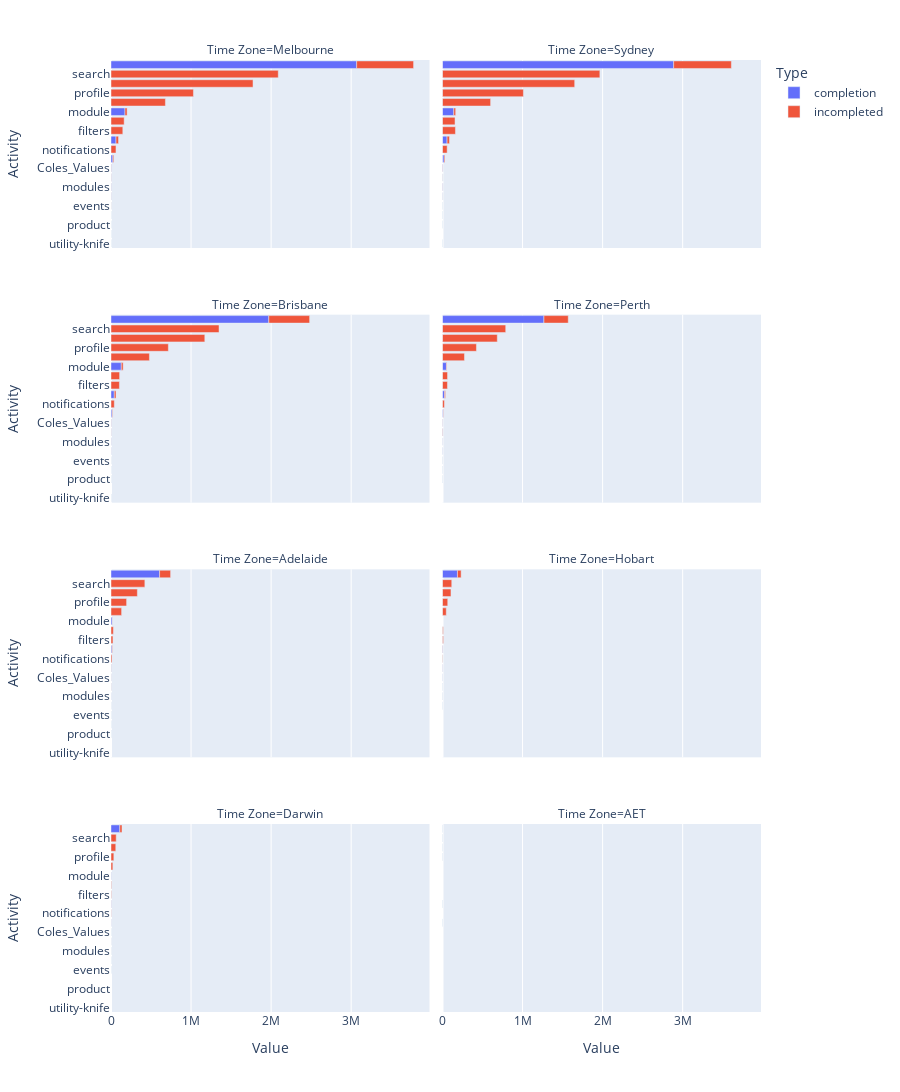

Write notebook code for a chart like this one.
### Markdown cell above
Activity by Zone

### Code cell
activities = summarised_all.groupby(['Time Zone', 'activity_adjusted'])[['id', 'completion']].sum()

activities['incompleted'] = activities['id'] - activities['completion']
activities = activities[['completion', 'incompleted']].stack().reset_index()
activities.columns = ['Time Zone', 'Activity', 'Type', 'Value']


activity_list = activities.groupby('Activity')['Value'].sum().reset_index().sort_values('Value', ascending=False)['Activity']
zone_list = activities.groupby('Time Zone')['Value'].sum().reset_index().sort_values('Value', ascending=False)['Time Zone']


fig = px.bar(activities, y='Activity', x='Value', color='Type', facet_col='Time Zone', facet_col_wrap=2, 
             category_orders={'Activity': list(activity_list),
                              'Time Zone': list(zone_list)},
             orientation='h', height=1600)

fig.show()

### Figure 1 — Plotly figure (JSON) as saved in the notebook; plotly's stock layout.template omitted (floating-point values rounded to 4 significant figures)
{"data": [{"alignmentgroup": "True", "hovertemplate": "Type=completion<br>Time Zone=Melbourne<br>Value=%{x}<br>Activity=%{y}<extra></extra>", "legendgroup": "completion", "marker": {"color": "#636efa"}, "name": "completion", "offsetgroup": "completion", "orientation": "h", "showlegend": true, "textposition": "auto", "type": "bar", "x": [4495, 3068520, 0, 62587, 0, 0, 0, 0, 23061, 0, 174794, 3060, 1928, 0, 0, 0, 0, 0, 0, 1745], "xaxis": "x7", "y": ["Coles_Values", "activities", "analytics", "course", "dashboard", "events", "explore", "filters", "interactive_video", "learning", "module", "modules", "move-smart-stay-safe", "notifications", "product", "profile", "reward", "search", "utility-knife", "video"], "yaxis": "y7"}, {"alignmentgroup": "True", "hovertemplate": "Type=completion<br>Time Zone=Sydney<br>Value=%{x}<br>Activity=%{y}<extra></extra>", "legendgroup": "completion", "marker": {"color": "#636efa"}, "name": "completion", "offsetgroup": "completion", "orientation": "h", "showlegend": false, "textposition": "auto", "type": "bar", "x": [3367, 2887375, 57081, 0, 0, 0, 0, 20735, 0, 140734, 3382, 1570, 0, 0, 0, 0, 0, 1, 1509], "xaxis": "x8", "y": ["Coles_Values", "activities", "course", "dashboard", "events", "explore", "filters", "interactive_video", "learning", "module", "modules", "move-smart-stay-safe", "notifications", "product", "profile", "reward", "search", "utility-knife", "video"], "yaxis": "y8"}, {"alignmentgroup": "True", "hovertemplate": "Type=completion<br>Time Zone=Brisbane<br>Value=%{x}<br>Activity=%{y}<extra></extra>", "legendgroup": "completion", "marker": {"color": "#636efa"}, "name": "completion", "offsetgroup": "completion", "orientation": "h", "showlegend": false, "textposition": "auto", "type": "bar", "x": [2385, 1971002, 41108, 0, 0, 0, 0, 13283, 0, 128598, 2148, 1040, 0, 0, 0, 0, 0, 1, 1184], "xaxis": "x5", "y": ["Coles_Values", "activities", "course", "dashboard", "events", "explore", "filters", "interactive_video", "learning", "module", "modules", "move-smart-stay-safe", "notifications", "product", "profile", "reward", "search", "utility-knife", "video"], "yaxis": "y5"}, {"alignmentgroup": "True", "hovertemplate": "Type=completion<br>Time Zone=Perth<br>Value=%{x}<br>Activity=%{y}<extra></extra>", "legendgroup": "completion", "marker": {"color": "#636efa"}, "name": "completion", "offsetgroup": "completion", "orientation": "h", "showlegend": false, "textposition": "auto", "type": "bar", "x": [1754, 1267019, 24647, 0, 0, 0, 0, 9023, 0, 49514, 1296, 766, 0, 0, 0, 0, 0, 2808], "xaxis": "x6", "y": ["Coles_Values", "activities", "course", "dashboard", "events", "explore", "filters", "interactive_video", "learning", "module", "modules", "move-smart-stay-safe", "notifications", "product", "profile", "reward", "search", "video"], "yaxis": "y6"}, {"alignmentgroup": "True", "hovertemplate": "Type=completion<br>Time Zone=Adelaide<br>Value=%{x}<br>Activity=%{y}<extra></extra>", "legendgroup": "completion", "marker": {"color": "#636efa"}, "name": "completion", "offsetgroup": "completion", "orientation": "h", "showlegend": false, "textposition": "auto", "type": "bar", "x": [942, 607288, 11597, 0, 0, 0, 0, 3521, 0, 15811, 790, 330, 0, 0, 0, 0, 0, 751], "xaxis": "x3", "y": ["Coles_Values", "activities", "course", "dashboard", "events", "explore", "filters", "interactive_video", "learning", "module", "modules", "move-smart-stay-safe", "notifications", "product", "profile", "reward", "search", "video"], "yaxis": "y3"}, {"alignmentgroup": "True", "hovertemplate": "Type=completion<br>Time Zone=Hobart<br>Value=%{x}<br>Activity=%{y}<extra></extra>", "legendgroup": "completion", "marker": {"color": "#636efa"}, "name": "completion", "offsetgroup": "completion", "orientation": "h", "showlegend": false, "textposition": "auto", "type": "bar", "x": [197, 186807, 4020, 0, 0, 0, 1287, 0, 171, 90, 0, 0, 0, 104], "xaxis": "x4", "y": ["Coles_Values", "activities", "course", "dashboard", "explore", "filters", "interactive_video", "learning", "modules", "move-smart-stay-safe", "notifications", "profile", "search", "video"], "yaxis": "y4"}, {"alignmentgroup": "True", "hovertemplate": "Type=completion<br>Time Zone=Darwin<br>Value=%{x}<br>Activity=%{y}<extra></extra>", "legendgroup": "completion", "marker": {"color": "#636efa"}, "name": "completion", "offsetgroup": "completion", "orientation": "h", "showlegend": false, "textposition": "auto", "type": "bar", "x": [101, 109972, 2253, 0, 0, 0, 0, 822, 0, 3500, 183, 104, 0, 0, 0, 154], "xaxis": "x", "y": ["Coles_Values", "activities", "course", "dashboard", "events", "explore", "filters", "interactive_video", "learning", "module", "modules", "move-smart-stay-safe", "notifications", "profile", "search", "video"], "yaxis": "y"}, {"alignmentgroup": "True", "hovertemplate": "Type=completion<br>Time Zone=AET<br>Value=%{x}<br>Activity=%{y}<extra></extra>", "legendgroup": "completion", "marker": {"color": "#636efa"}, "name": "completion", "offsetgroup": "completion", "orientation": "h", "showlegend": false, "textposition": "auto", "type": "bar", "x": [23, 2, 4, 0, 0, 0], "xaxis": "x2", "y": ["activities", "course", "interactive_video", "learning", "profile", "search"], "yaxis": "y2"}, {"alignmentgroup": "True", "hovertemplate": "Type=incompleted<br>Time Zone=Melbourne<br>Value=%{x}<br>Activity=%{y}<extra></extra>", "legendgroup": "incompleted", "marker": {"color": "#EF553B"}, "name": "incompleted", "offsetgroup": "incompleted", "orientation": "h", "showlegend": true, "textposition": "auto", "type": "bar", "x": [2637, 710927, 15, 31412, 679771, 599, 164420, 147648, 11514, 1774133, 26313, 1127, 902, 62154, 1, 1029821, 28, 2089306, 1, 1603], "xaxis": "x7", "y": ["Coles_Values", "activities", "analytics", "course", "dashboard", "events", "explore", "filters", "interactive_video", "learning", "module", "modules", "move-smart-stay-safe", "notifications", "product", "profile", "reward", "search", "utility-knife", "video"], "yaxis": "y7"}, {"alignmentgroup": "True", "hovertemplate": "Type=incompleted<br>Time Zone=Sydney<br>Value=%{x}<br>Activity=%{y}<extra></extra>", "legendgroup": "incompleted", "marker": {"color": "#EF553B"}, "name": "incompleted", "offsetgroup": "incompleted", "orientation": "h", "showlegend": false, "textposition": "auto", "type": "bar", "x": [2401, 720847, 30110, 601000, 105, 156577, 161726, 10547, 1651199, 23818, 1198, 729, 58138, 3, 1010485, 38, 1965644, 4, 1245], "xaxis": "x8", "y": ["Coles_Values", "activities", "course", "dashboard", "events", "explore", "filters", "interactive_video", "learning", "module", "modules", "move-smart-stay-safe", "notifications", "product", "profile", "reward", "search", "utility-knife", "video"], "yaxis": "y8"}, {"alignmentgroup": "True", "hovertemplate": "Type=incompleted<br>Time Zone=Brisbane<br>Value=%{x}<br>Activity=%{y}<extra></extra>", "legendgroup": "incompleted", "marker": {"color": "#EF553B"}, "name": "incompleted", "offsetgroup": "incompleted", "orientation": "h", "showlegend": false, "textposition": "auto", "type": "bar", "x": [1729, 510222, 21380, 479872, 86, 107389, 104968, 6644, 1171715, 23034, 720, 421, 41168, 14, 716429, 47, 1349544, 2, 1138], "xaxis": "x5", "y": ["Coles_Values", "activities", "course", "dashboard", "events", "explore", "filters", "interactive_video", "learning", "module", "modules", "move-smart-stay-safe", "notifications", "product", "profile", "reward", "search", "utility-knife", "video"], "yaxis": "y5"}, {"alignmentgroup": "True", "hovertemplate": "Type=incompleted<br>Time Zone=Perth<br>Value=%{x}<br>Activity=%{y}<extra></extra>", "legendgroup": "incompleted", "marker": {"color": "#EF553B"}, "name": "incompleted", "offsetgroup": "incompleted", "orientation": "h", "showlegend": false, "textposition": "auto", "type": "bar", "x": [1494, 303706, 12760, 274405, 305, 62939, 61786, 4518, 684311, 6903, 399, 347, 23644, 2, 424122, 7, 789654, 3640], "xaxis": "x6", "y": ["Coles_Values", "activities", "course", "dashboard", "events", "explore", "filters", "interactive_video", "learning", "module", "modules", "move-smart-stay-safe", "notifications", "product", "profile", "reward", "search", "video"], "yaxis": "y6"}, {"alignmentgroup": "True", "hovertemplate": "Type=incompleted<br>Time Zone=Adelaide<br>Value=%{x}<br>Activity=%{y}<extra></extra>", "legendgroup": "incompleted", "marker": {"color": "#EF553B"}, "name": "incompleted", "offsetgroup": "incompleted", "orientation": "h", "showlegend": false, "textposition": "auto", "type": "bar", "x": [802, 137228, 5994, 132551, 36, 29444, 24489, 1799, 329356, 2375, 190, 163, 12319, 7, 194890, 5, 422951, 1018], "xaxis": "x3", "y": ["Coles_Values", "activities", "course", "dashboard", "events", "explore", "filters", "interactive_video", "learning", "module", "modules", "move-smart-stay-safe", "notifications", "product", "profile", "reward", "search", "video"], "yaxis": "y3"}, {"alignmentgroup": "True", "hovertemplate": "Type=incompleted<br>Time Zone=Hobart<br>Value=%{x}<br>Activity=%{y}<extra></extra>", "legendgroup": "incompleted", "marker": {"color": "#EF553B"}, "name": "incompleted", "offsetgroup": "incompleted", "orientation": "h", "showlegend": false, "textposition": "auto", "type": "bar", "x": [126, 45954, 2100, 46855, 9796, 11398, 709, 105952, 42, 36, 4137, 65414, 115555, 66], "xaxis": "x4", "y": ["Coles_Values", "activities", "course", "dashboard", "explore", "filters", "interactive_video", "learning", "modules", "move-smart-stay-safe", "notifications", "profile", "search", "video"], "yaxis": "y4"}, {"alignmentgroup": "True", "hovertemplate": "Type=incompleted<br>Time Zone=Darwin<br>Value=%{x}<br>Activity=%{y}<extra></extra>", "legendgroup": "incompleted", "marker": {"color": "#EF553B"}, "name": "incompleted", "offsetgroup": "incompleted", "orientation": "h", "showlegend": false, "textposition": "auto", "type": "bar", "x": [47, 27481, 1119, 23027, 3, 4963, 4418, 442, 59588, 694, 32, 44, 2124, 35443, 64900, 190], "xaxis": "x", "y": ["Coles_Values", "activities", "course", "dashboard", "events", "explore", "filters", "interactive_video", "learning", "module", "modules", "move-smart-stay-safe", "notifications", "profile", "search", "video"], "yaxis": "y"}, {"alignmentgroup": "True", "hovertemplate": "Type=incompleted<br>Time Zone=AET<br>Value=%{x}<br>Activity=%{y}<extra></extra>", "legendgroup": "incompleted", "marker": {"color": "#EF553B"}, "name": "incompleted", "offsetgroup": "incompleted", "orientation": "h", "showlegend": false, "textposition": "auto", "type": "bar", "x": [5, 0, 0, 11, 2, 2], "xaxis": "x2", "y": ["activities", "course", "interactive_video", "learning", "profile", "search"], "yaxis": "y2"}], "layout": {"annotations": [{"font": {}, "showarrow": false, "text": "Time Zone=Darwin", "x": 0.245, "xanchor": "center", "xref": "paper", "y": 0.1975, "yanchor": "bottom", "yref": "paper"}, {"font": {}, "showarrow": false, "text": "Time Zone=AET", "x": 0.755, "xanchor": "center", "xref": "paper", "y": 0.1975, "yanchor": "bottom", "yref": "paper"}, {"font": {}, "showarrow": false, "text": "Time Zone=Adelaide", "x": 0.245, "xanchor": "center", "xref": "paper", "y": 0.465, "yanchor": "bottom", "yref": "paper"}, {"font": {}, "showarrow": false, "text": "Time Zone=Hobart", "x": 0.755, "xanchor": "center", "xref": "paper", "y": 0.465, "yanchor": "bottom", "yref": "paper"}, {"font": {}, "showarrow": false, "text": "Time Zone=Brisbane", "x": 0.245, "xanchor": "center", "xref": "paper", "y": 0.7325, "yanchor": "bottom", "yref": "paper"}, {"font": {}, "showarrow": false, "text": "Time Zone=Perth", "x": 0.755, "xanchor": "center", "xref": "paper", "y": 0.7325, "yanchor": "bottom", "yref": "paper"}, {"font": {}, "showarrow": false, "text": "Time Zone=Melbourne", "x": 0.245, "xanchor": "center", "xref": "paper", "y": 1, "yanchor": "bottom", "yref": "paper"}, {"font": {}, "showarrow": false, "text": "Time Zone=Sydney", "x": 0.755, "xanchor": "center", "xref": "paper", "y": 1, "yanchor": "bottom", "yref": "paper"}], "barmode": "relative", "height": 1600, "legend": {"title": {"text": "Type"}, "tracegroupgap": 0}, "margin": {"t": 60}, "xaxis": {"anchor": "y", "domain": [0, 0.49], "title": {"text": "Value"}}, "xaxis2": {"anchor": "y2", "domain": [0.51, 1], "matches": "x", "title": {"text": "Value"}}, "xaxis3": {"anchor": "y3", "domain": [0, 0.49], "matches": "x", "showticklabels": false}, "xaxis4": {"anchor": "y4", "domain": [0.51, 1], "matches": "x", "showticklabels": false}, "xaxis5": {"anchor": "y5", "domain": [0, 0.49], "matches": "x", "showticklabels": false}, "xaxis6": {"anchor": "y6", "domain": [0.51, 1], "matches": "x", "showticklabels": false}, "xaxis7": {"anchor": "y7", "domain": [0, 0.49], "matches": "x", "showticklabels": false}, "xaxis8": {"anchor": "y8", "domain": [0.51, 1], "matches": "x", "showticklabels": false}, "yaxis": {"anchor": "x", "categoryarray": ["utility-knife", "analytics", "product", "reward", "events", "move-smart-stay-safe", "modules", "video", "Coles_Values", "interactive_video", "notifications", "course", "filters", "explore", "module", "dashboard", "profile", "learning", "search", "activities"], "categoryorder": "array", "domain": [0, 0.1975], "title": {"text": "Activity"}}, "yaxis2": {"anchor": "x2", "domain": [0, 0.1975], "matches": "y", "showticklabels": false}, "yaxis3": {"anchor": "x3", "categoryarray": ["utility-knife", "analytics", "product", "reward", "events", "move-smart-stay-safe", "modules", "video", "Coles_Values", "interactive_video", "notifications", "course", "filters", "explore", "module", "dashboard", "profile", "learning", "search", "activities"], "categoryorder": "array", "domain": [0.2675, 0.465], "matches": "y", "title": {"text": "Activity"}}, "yaxis4": {"anchor": "x4", "domain": [0.2675, 0.465], "matches": "y", "showticklabels": false}, "yaxis5": {"anchor": "x5", "categoryarray": ["utility-knife", "analytics", "product", "reward", "events", "move-smart-stay-safe", "modules", "video", "Coles_Values", "interactive_video", "notifications", "course", "filters", "explore", "module", "dashboard", "profile", "learning", "search", "activities"], "categoryorder": "array", "domain": [0.535, 0.7325], "matches": "y", "title": {"text": "Activity"}}, "yaxis6": {"anchor": "x6", "domain": [0.535, 0.7325], "matches": "y", "showticklabels": false}, "yaxis7": {"anchor": "x7", "categoryarray": ["utility-knife", "analytics", "product", "reward", "events", "move-smart-stay-safe", "modules", "video", "Coles_Values", "interactive_video", "notifications", "course", "filters", "explore", "module", "dashboard", "profile", "learning", "search", "activities"], "categoryorder": "array", "domain": [0.8025, 1], "matches": "y", "title": {"text": "Activity"}}, "yaxis8": {"anchor": "x8", "domain": [0.8025, 1], "matches": "y", "showticklabels": false}}}
